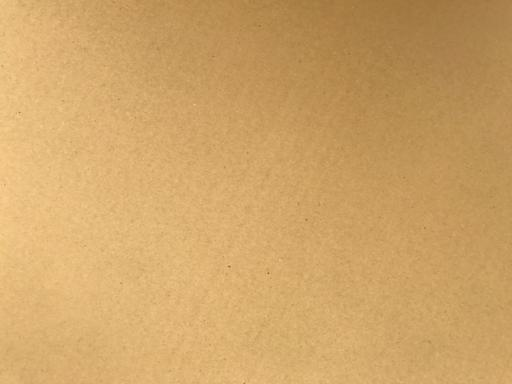
#> input picture Waste-Classification-1/test/cardboard/cardboard110_jpg.rf.d3a6fb0c3e004a75177ff48a36f7c182.jpg, 512 x 384 px
$ python -i przerabianko.py   (imports and definitions only)
#> lines starting #> are read from the running program, lines starting #| are printed output that depends on the picture; after the words box and inside, x2 and y2 are one past the last pixel; in counts of white or black regions, pixels touching at a corner belong together
import cv2
import numpy as np
import torch
import torch.nn as nn
import torch.optim as optim
from skimage.feature import local_binary_pattern


def extract_features(image_path):

    img = cv2.imread(image_path)
#> img is the input picture: shape (384, 512, 3); mean B, G, R 104.1, 164.6, 207

    if img is None:
        return None

    img_hsv = cv2.cvtColor(img, cv2.COLOR_BGR2HSV)
#> img_hsv: shape (384, 512, 3); mean H, S, V 17.5, 127.5, 207

    # CECHY KOLORU PO KOLEI

    # Histogramy HSV (H - odcień, S - nasycenie, V - jasność)
    hist_h = cv2.calcHist([img_hsv], [0], None, [16], [0, 180])
#> hist_h = [0, 196608, 0, 0, 0, 0, 0, 0, 0, 0, 0, 0, 0, 0, 0, 0]
    hist_s = cv2.calcHist([img_hsv], [1], None, [16], [0, 256])
#> hist_s = [0, 0, 0, 0, 0, 0, 1854, 103554, 79438, 11757, 5, 0, 0, 0, 0, 0]
    hist_v = cv2.calcHist([img_hsv], [2], None, [16], [0, 256])
#> hist_v = [0, 0, 0, 0, 0, 0, 0, 0, 0, 134, 13970, 27649, 48683, 66453, 38393, 1326]

    #Normalizacja
    hist_h = hist_h / (hist_h.sum() + 1e-6)
#> hist_h = [0, 1, 0, 0, 0, 0, 0, 0, 0, 0, 0, 0, 0, 0, 0, 0]
    hist_s = hist_s / (hist_s.sum() + 1e-6)
#> hist_s = [0, 0, 0, 0, 0, 0, 0.00943, 0.527, 0.404, 0.0598, 2.54e-05, 0, 0, 0, 0, 0]
    hist_v = hist_v / (hist_v.sum() + 1e-6)
#> hist_v = [0, 0, 0, 0, 0, 0, 0, 0, 0, 0.000682, 0.0711, 0.141, 0.248, 0.338, 0.195, 0.00674]

    # Odchylenie standardowe (czy kolor jest jednolity czy taki ala poszarpany)
    std_color = cv2.meanStdDev(img_hsv)[1].flatten()
#> std_color = [0.508, 9.43, 18.26]

    # CECHY KSZTAŁTU - po kolei zamieniamy na szary (musi być żeby treshold działał), czarno biały i szukamy krawędzi
    gray = cv2.cvtColor(img, cv2.COLOR_BGR2GRAY)
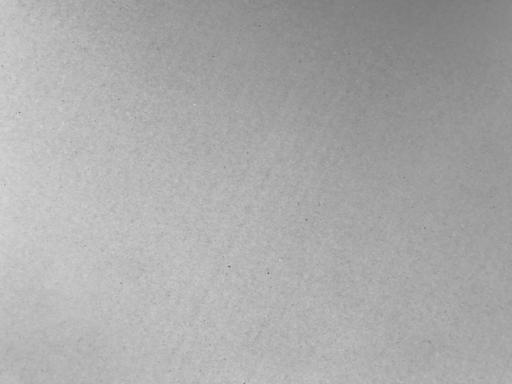
#> gray: shape (384, 512); min 122, max 213, mean 170.3
    _, thresh = cv2.threshold(gray, 127, 255, cv2.THRESH_BINARY)
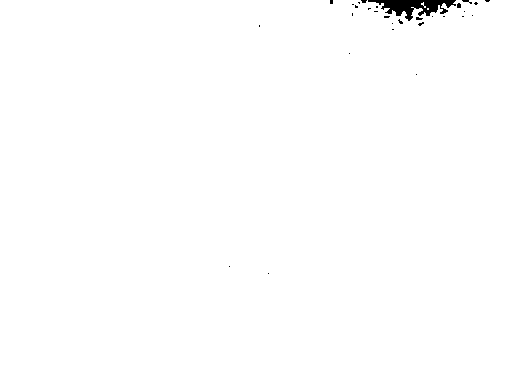
#> thresh: shape (384, 512); 99.5% white; 30 black regions (29 under 20 px)
    contours, _ = cv2.findContours(thresh, cv2.RETR_EXTERNAL, cv2.CHAIN_APPROX_SIMPLE)
#> contours = 3 contours, 2 with area under 20; largest, box (x1, y1, x2, y2) and area: (0, 0, 512, 384) 194727

    # Local_binary_pattern
    lbp = local_binary_pattern(gray, P=8, R=1, method='uniform')
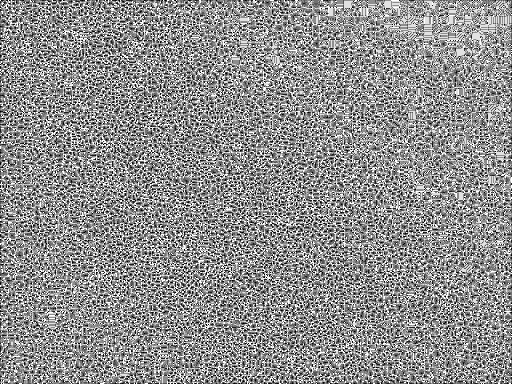
#> lbp: shape (384, 512) float64; min 0, max 9, mean 5.05; drawn with min black and max white
    hist, _ = np.histogram(lbp.ravel(), bins=10, range=(0, 10))
#> hist = [5345, 13550, 8994, 24665, 29002, 36130, 22704, 16073, 19539, 20606]
    hist = hist.astype("float") / (hist.sum() + 1e-6)
#> hist = [0.0272, 0.0689, 0.0457, 0.125, 0.148, 0.184, 0.115, 0.0818, 0.0994, 0.105]

    if contours:
        cnt = max(contours, key=cv2.contourArea)
#> cnt = contour of 170 points, box (x1, y1, x2, y2) (0, 0, 512, 384), area 194727
        area = cv2.contourArea(cnt)
#> area = 194727
        perimeter = cv2.arcLength(cnt, True)
#> perimeter = 1948.9
        # Współczynnik zwartości (Compactness)
        compactness = (4 * np.pi * area) / (perimeter**2) if perimeter > 0 else 0
#> compactness = 0.644
        # Prostokąt otaczający (Aspect Ratio)
        x, y, w, h = cv2.boundingRect(cnt)
#> x = 0; y = 0; w = 512; h = 384
        aspect_ratio = float(w)/h
#> aspect_ratio = 1.33

    else:
        compactness, aspect_ratio = 0, 0


    # Wektor wszystkich cech
    features = np.concatenate([
    hist_h.flatten(),
    hist_s.flatten(),
    hist_v.flatten(),
    std_color,
    hist,  # LBP
    [compactness, aspect_ratio]])
#> features = 63 values, max 18.26 at index 50, min 0 at index 0, mean 0.543

#> (the run stopped early here; a loop or call above may not have finished)
